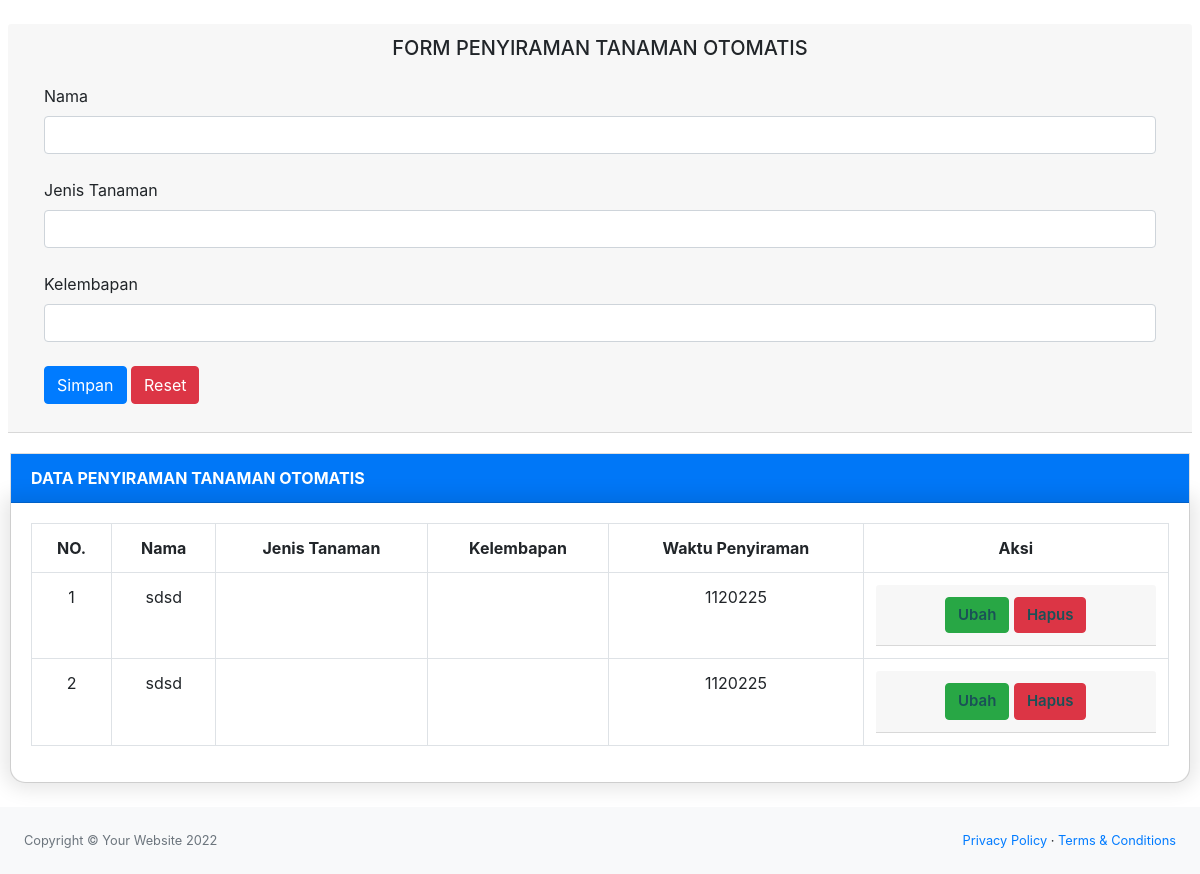
Page /home.php on the earlier database version.
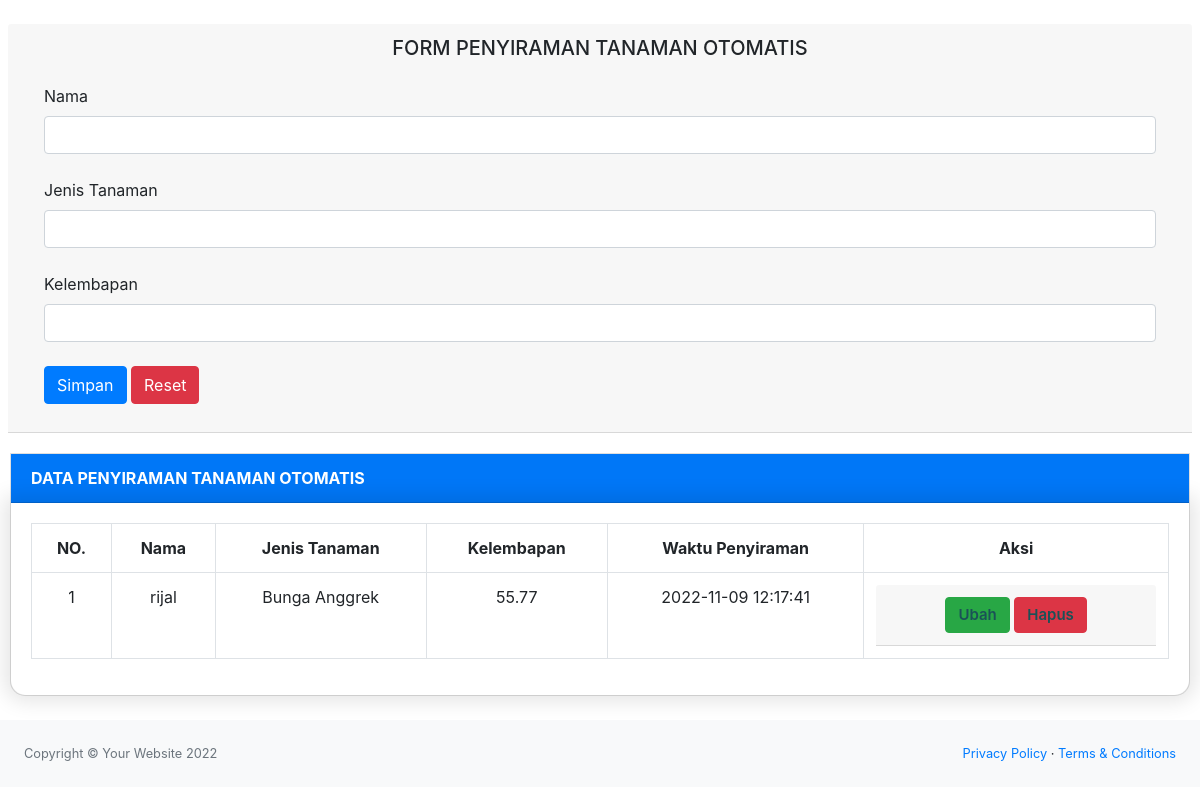
Same page on the later database version.
### tables this page shows
CREATE TABLE `mid_test` (
  `id` int(11) NOT NULL,
  `nama` varchar(200) NOT NULL,
  `jenis_tanaman` varchar(255) NOT NULL,
  `kelembapan` double NOT NULL,
  `waktu` datetime NOT NULL
);

### home.php (the view, shortened to what this page needs)
<!DOCTYPE html>
<html lang="en">
<head>
    <link href="css/styles.css" rel="stylesheet" />
    <link href="css/styles_custom.css" rel="stylesheet" />
    <link href="https://cdn.datatables.net/1.10.20/css/dataTables.bootstrap4.min.css" rel="stylesheet" />
</head>
<body>
    <br>
    <div class="card-header-1 mr-2 ml-2">
        <div class="card-header">
            <h5 align="center">FORM PENYIRAMAN TANAMAN OTOMATIS</h5>
            <form method="POST" enctype="multipart/form-data">
            <div class="modal-body">
                    <label for="nama">Nama</label>
                    <input type="text" name="nama" class="form-control" require>
                    <br>
                    <label for="jenis_tanaman">Jenis Tanaman</label>
                    <input type="text" name="jenis_tanaman" class="form-control" require>
                    <br>
                    <label for="kelembapan">Kelembapan</label>
                    <input type="text" name="kelembapan" class="form-control" require>
                    <br>
                    <button type="submit" class="btn btn-primary" name="simpan" onclick="return confirm('Apakah Ingin Menambahkan ?');">Simpan</button>
                    <button type="submit" class="btn btn-danger" name="reset" onclick="return confirm('Apakah Ingin Menambahkan ?');">Reset</button>
                </div>
            </form>
        </div>
    </div>
                    <div class="card mb-4">
                        <div class="btn-primary">
                            <div class="card-header">
                                <b>DATA PENYIRAMAN TANAMAN OTOMATIS</b>
                            </div>
                        </div>
                        <div class="card-body">
                            <div class="table-responsive">
                                <table class="table table-bordered" id="dataTable" width="100%" cellspacing="0" >
                                    <tr>
                                        <tr align="center">
                                            <th>NO. </th>
                                            <th>Nama</th>
                                            <th>Jenis Tanaman</th>
                                            <th>Kelembapan</th>
                                            <th>Waktu Penyiraman</th>
                                            <th>Aksi</th>
                                        </tr>
                                    </tr>
                                    <?php
                                        include "koneksi.php";
                                        $query = "SELECT * FROM mid_test";
                                        $sql = mysqli_query($conn, $query);
                                        $a = 1;
                                        foreach ($sql as $data) {
                                        ?>
                                    <tr>
                                        <td align="center"><?= $a ?></td>
                                        <td align="center"><?= $data['nama'] ?></td>
                                        <td align="center"><?= $data['jenis_tanaman'] ?></td>
                                        <td align="center"><?= $data['kelembapan'] ?></td>
                                        <td align="center"><?= $data['waktu'] ?></td>
                                        <td>
                                            <div class="card-header-1" align="center">
                                                <div class="card-header">
                                                    <a href="edit.php?id=<?= $data['id'] ?>" class="btn btn-success">Ubah</a>
                                                    <a href="hapus.php?id=<?= $data['id'] ?>" class="btn btn-danger" onclick="return confirm('Apakah Ingin Menghapus Data ? ');">Hapus</a>
                                                </div>
                                            </div>
                                        </td>
                                    </tr>
                                    <?php $a++; ?>
                                    <?php } ?>
                                </table>
                            </div>
                        </div>
                    </div>
            <footer class="py-4 bg-light mt-auto">
                <div class="container-fluid">
                    <div class="d-flex align-items-center justify-content-between small">
                        <div class="text-muted">Copyright &copy; Your Website 2022</div>
                        <div>
                            <a href="#">Privacy Policy</a>
                            &middot;
                            <a href="#">Terms &amp; Conditions</a>
                        </div>
                    </div>
                </div>
            </footer>
</body>
</html>

### css/styles_custom.css (style rules this page uses)
* { margin: 0px; padding: 0px; }
.card-body { box-shadow: 0 0 20px 7px rgba(0, 0, 0, 0.1); border-radius: 0px 0px 15px 15px; }
.card { border-radius: 0px 0px 15px 15px; margin: 20px 10px; }
.card-body a { color: #1a5157; text-decoration: none; font-size: 15px; margin-top: auto; font-weight: 600; }

Differences in the rows shown:
removed mid_test: nama "sdsd", waktu "1120225"
removed mid_test: nama "sdsd", waktu "1120225"
added mid_test: nama "rijal", jenis_tanaman "Bunga Anggrek", kelembapan "55.77", waktu "2022-11-09 12:17:41"
